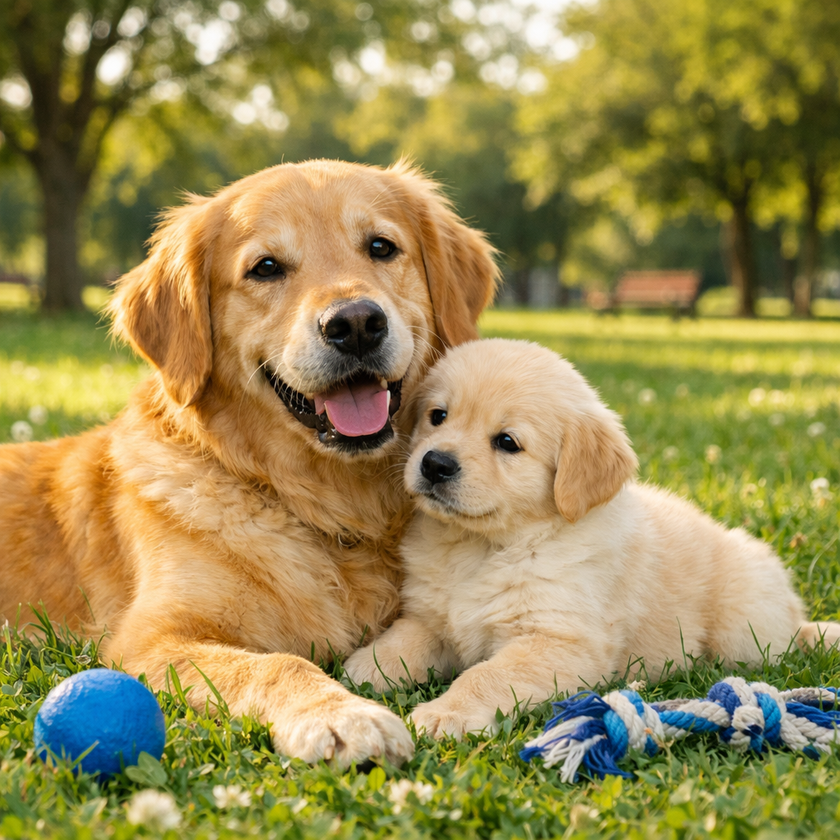
#> input picture image.png, 840 x 840 px, shrunk from 1024 x 1024 before the run
$ python practical_no_1.py
#> lines starting #> are read from the running program, lines starting #| are printed output that depends on the picture
## **Practical 1**
"""Aim:
Write program to demonstrate the following aspects of signal processing on suitable data.
1.	Upsampling and downsampling on Image/speech signal
2.	Fast Fourier Transform to compute DFT

**1) Upsampling and downsampling on Image/speech signal.**
"""

import numpy as np
import matplotlib.pyplot as plt
from scipy import ndimage
import cv2

"""*    Function to upsample an image

"""

def upsample_image(image, factor):
    return ndimage.zoom(image, factor)

"""* Function to downsample an image"""

def downsample_image(image, factor):
    return image[::factor, ::factor]

img_path = "image.png"
original_imge = cv2.imread(img_path,cv2.IMREAD_GRAYSCALE)
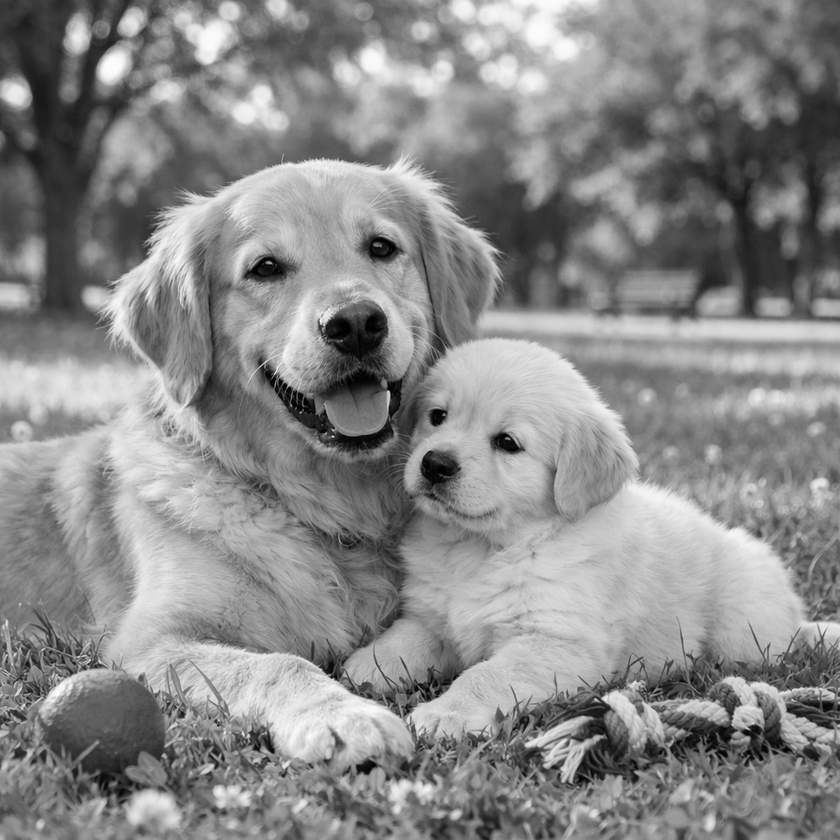
#> original_imge: shape (840, 840); min 0, max 253, mean 137.1
upsampled_imge = upsample_image(original_imge, 2)

downsampled_imge = downsample_image(upsampled_imge, 2)
plt.figure(figsize=(20, 10))
plt.subplot(1, 3, 1)
plt.imshow(original_imge, cmap='gray')
plt.title('Original Image')

plt.subplot(1, 3, 2)
plt.imshow(upsampled_imge, cmap='gray')
plt.title('Upsampled Image')

plt.subplot(1, 3, 3)
plt.imshow(downsampled_imge, cmap='gray')
plt.title('Downsampled Image')

plt.tight_layout()
plt.show()
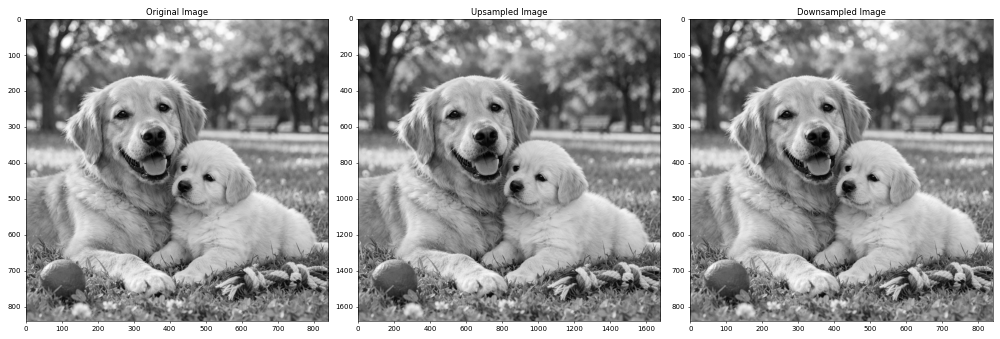
#> figure drawn by matplotlib, 3 panels

"""**2. Fast Fourier Transform to compute DFT.**"""

image = cv2.imread(img_path, cv2.IMREAD_GRAYSCALE)

"""* Compute DFT"""

dft = cv2.dft(np.float32(image), flags=cv2.DFT_COMPLEX_OUTPUT)
dft_shift = np.fft.fftshift(dft)

"""* Compute magnitude spectrum"""

magnitude_spectrum = 20 * np.log(cv2.magnitude(dft_shift[:, :, 0], dft_shift[:, :, 1]))
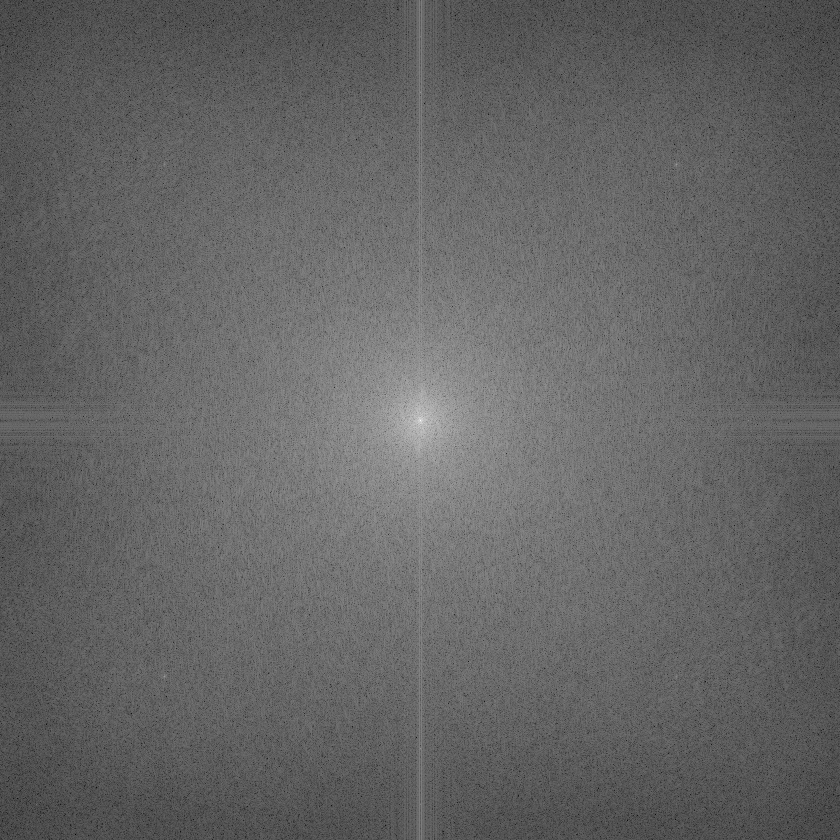
#> magnitude_spectrum: shape (840, 840) float32; min 24.27, max 367.7, mean 160.2; drawn with min black and max white
plt.figure(figsize=(12, 6))
plt.subplot(1, 2, 1)
plt.imshow(image, cmap='gray')
plt.title('Original Image')
plt.axis('off')

plt.subplot(1, 2, 2)
plt.imshow(magnitude_spectrum, cmap='gray')
plt.title('Magnitude Spectrum (DFT)')
plt.axis('off')

plt.tight_layout()
plt.show()
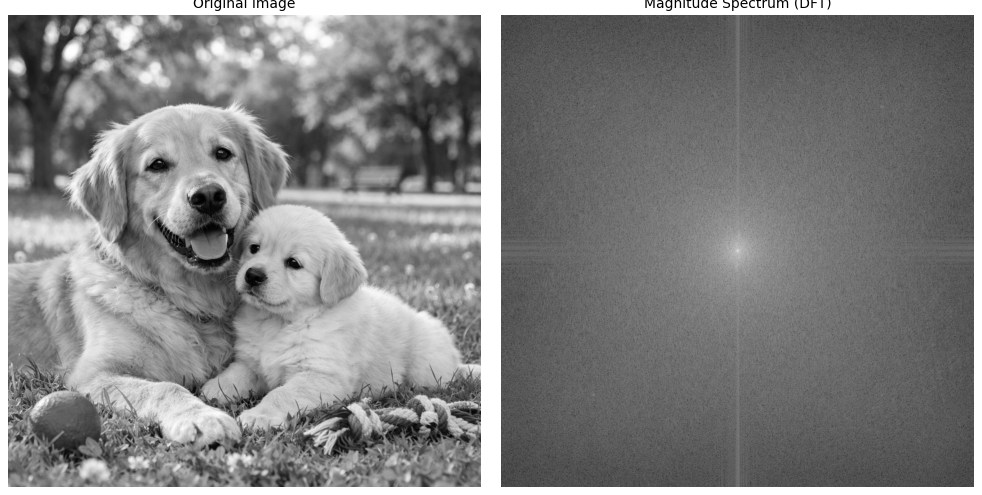
#> figure drawn by matplotlib, 2 panels
